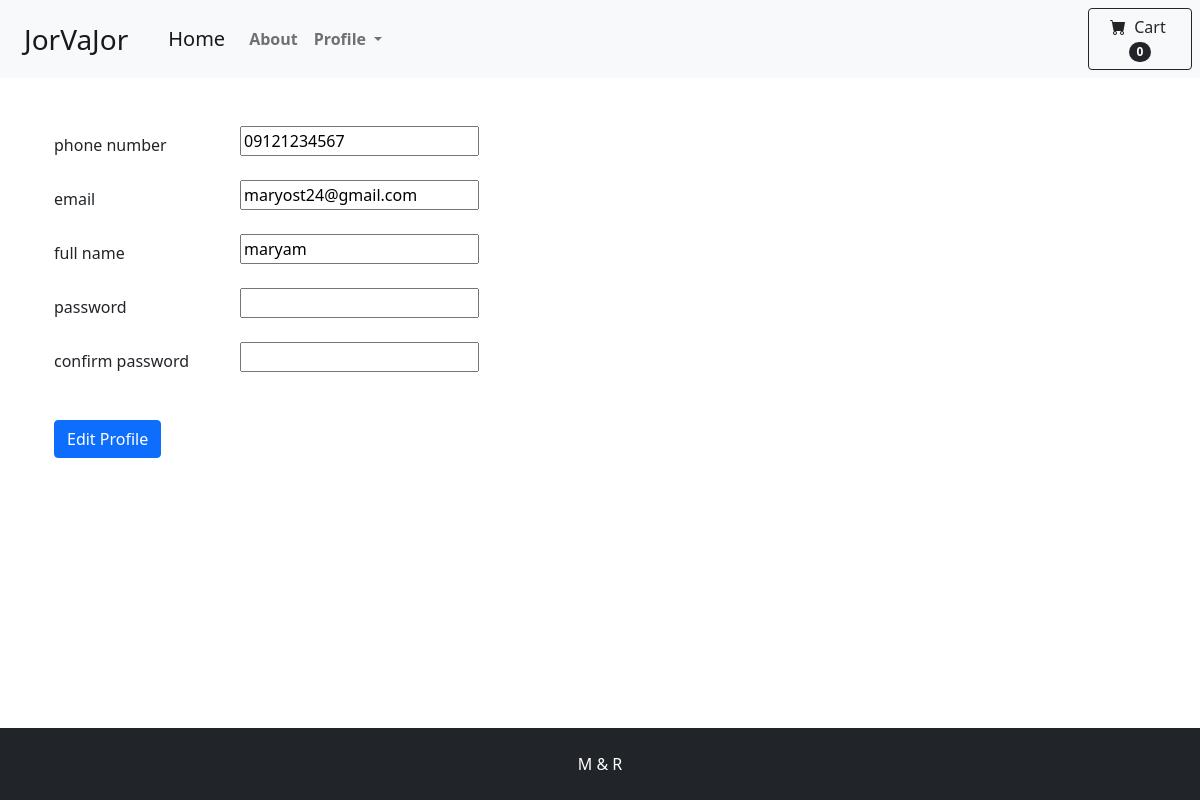
The page /accounts/edit/profile/ (signed in) on the database its author committed.
### accounts/models.py (models this page shows, shortened)
class User(AbstractBaseUser, PermissionsMixin):
    email = models.EmailField(max_length=255, unique=True)
    phone_number = models.CharField(max_length=11, unique=True)
    full_name = models.CharField(max_length=100)
    is_active = models.BooleanField(default=True)
    is_admin = models.BooleanField(default=False)
    USERNAME_FIELD = 'phone_number'
    REQUIRED_FIELDS = ['email', 'full_name']
    objects = UserManager()

### accounts/views.py (the view, shortened to what this page needs)
# urls.py: path('edit/profile/', EditProfileView.as_view(), name='edit_profile'),
class EditProfileView(LoginRequiredMixin, View):
    form_class = EditProfileForm
    def get(self, request):
        form = self.form_class(instance=request.user)
        user = self.request.user
        return render(request, 'accounts/edit_profile.html', {'form': form, 'user': user})

### accounts/forms.py (shortened to what this page needs)
class EditProfileForm(forms.ModelForm):
    password2 = forms.CharField(label='confirm password', widget=forms.PasswordInput)
    class Meta:
        model = User
        fields = ['email', 'full_name', 'phone_number', 'password', 'password2']
        widgets = {
            'password': forms.PasswordInput()
        }

### accounts/templates/accounts/edit_profile.html (shortened to what this page needs)
{% extends 'index.html' %}
{% block content %}
    <form method="post" novalidate>
        <div class="section-1-container section-container">
            <div class="container">
                <div class="row mb-3 ">
                    <label class="col-sm-2 col-form-label">phone number</label>
                    <div class="col-sm-3">
                        <label>
                            {{ form.phone_number }}
                        </label>
                    </div>
                </div>
                <div class="row mb-3 ">
                    <label class="col-sm-2 col-form-label">email</label>
                    <div class="col-sm-3">
                        <label>
                            {{ form.email }}
                        </label>
                    </div>
                </div>
                <div class="row mb-3 ">
                    <label class="col-sm-2 col-form-label">full name</label>
                    <div class="col-sm-3">
                        <label>
                            {{ form.full_name }}
                        </label>
                    </div>
                </div>
                <div class="row mb-3 ">
                    <label class="col-sm-2 col-form-label">password</label>
                    <div class="col-sm-3">
                        <label>
                            {{ form.password }}
                        </label>
                    </div>
                </div>
                <div class="row mb-3 ">
                    <label class="col-sm-2 col-form-label">confirm password</label>
                    <div class="col-sm-3">
                        <label>
                            {{ form.password2 }}
                        </label>
                    </div>
                </div>
                <br>
                <button type="submit" class="btn btn-primary ">Edit Profile</button>
            </div>
        </div>
    </form>
{% endblock %}

### rows shown on the page
User: phone_number "09121234567", email "maryost24@gmail.com", full_name "maryam"
